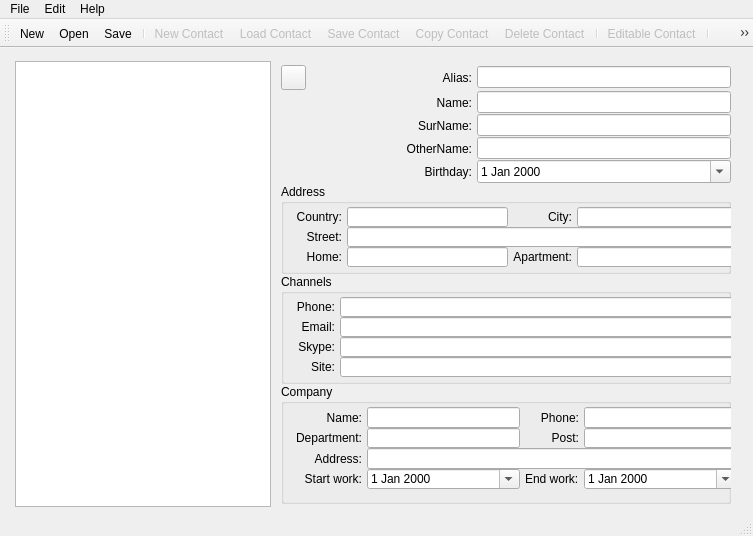
<?xml version="1.0" encoding="UTF-8"?>
<ui version="4.0">
 <class>ContactListView</class>
 <widget class="QMainWindow" name="ContactListView">
  <property name="geometry">
   <rect>
    <x>0</x>
    <y>0</y>
    <width>753</width>
    <height>536</height>
   </rect>
  </property>
  <property name="minimumSize">
   <size>
    <width>753</width>
    <height>536</height>
   </size>
  </property>
  <property name="maximumSize">
   <size>
    <width>753</width>
    <height>536</height>
   </size>
  </property>
  <property name="baseSize">
   <size>
    <width>753</width>
    <height>536</height>
   </size>
  </property>
  <property name="windowTitle">
   <string>Contact List</string>
  </property>
  <property name="windowIcon">
   <iconset resource="res.qrc">
    <normaloff>:/app_pic</normaloff>:/app_pic</iconset>
  </property>
  <widget class="QWidget" name="centralWidget">
   <property name="sizePolicy">
    <sizepolicy hsizetype="Expanding" vsizetype="Expanding">
     <horstretch>0</horstretch>
     <verstretch>0</verstretch>
    </sizepolicy>
   </property>
   <widget class="QWidget" name="horizontalLayoutWidget">
    <property name="geometry">
     <rect>
      <x>10</x>
      <y>10</y>
      <width>731</width>
      <height>452</height>
     </rect>
    </property>
    <layout class="QHBoxLayout" name="hLayoutMain">
     <property name="spacing">
      <number>5</number>
     </property>
     <property name="sizeConstraint">
      <enum>QLayout::SetMaximumSize</enum>
     </property>
     <property name="leftMargin">
      <number>5</number>
     </property>
     <property name="topMargin">
      <number>3</number>
     </property>
     <property name="rightMargin">
      <number>5</number>
     </property>
     <property name="bottomMargin">
      <number>3</number>
     </property>
     <item>
      <widget class="QListWidget" name="lwContactList">
       <property name="sizePolicy">
        <sizepolicy hsizetype="Fixed" vsizetype="Expanding">
         <horstretch>0</horstretch>
         <verstretch>0</verstretch>
        </sizepolicy>
       </property>
      </widget>
     </item>
     <item>
      <layout class="QGridLayout" name="gLayContact">
       <property name="leftMargin">
        <number>5</number>
       </property>
       <property name="topMargin">
        <number>3</number>
       </property>
       <property name="rightMargin">
        <number>5</number>
       </property>
       <property name="bottomMargin">
        <number>3</number>
       </property>
       <property name="horizontalSpacing">
        <number>5</number>
       </property>
       <property name="verticalSpacing">
        <number>0</number>
       </property>
       <item row="5" column="0" colspan="3">
        <widget class="QGroupBox" name="gbAddress">
         <property name="minimumSize">
          <size>
           <width>0</width>
           <height>90</height>
          </size>
         </property>
         <property name="title">
          <string>Address</string>
         </property>
         <property name="checkable">
          <bool>false</bool>
         </property>
         <widget class="QWidget" name="gridLayoutWidget">
          <property name="geometry">
           <rect>
            <x>10</x>
            <y>20</y>
            <width>451</width>
            <height>66</height>
           </rect>
          </property>
          <layout class="QGridLayout" name="gLayAddress">
           <property name="leftMargin">
            <number>5</number>
           </property>
           <property name="topMargin">
            <number>3</number>
           </property>
           <property name="rightMargin">
            <number>5</number>
           </property>
           <property name="bottomMargin">
            <number>3</number>
           </property>
           <property name="horizontalSpacing">
            <number>5</number>
           </property>
           <property name="verticalSpacing">
            <number>0</number>
           </property>
           <item row="2" column="2">
            <widget class="QLabel" name="lbApartment">
             <property name="text">
              <string>Apartment:</string>
             </property>
             <property name="alignment">
              <set>Qt::AlignRight|Qt::AlignTrailing|Qt::AlignVCenter</set>
             </property>
            </widget>
           </item>
           <item row="2" column="0">
            <widget class="QLabel" name="lbHome">
             <property name="text">
              <string>Home:</string>
             </property>
             <property name="alignment">
              <set>Qt::AlignRight|Qt::AlignTrailing|Qt::AlignVCenter</set>
             </property>
            </widget>
           </item>
           <item row="0" column="3">
            <widget class="QLineEdit" name="leCity"/>
           </item>
           <item row="0" column="0">
            <widget class="QLabel" name="lbCountry">
             <property name="text">
              <string>Country:</string>
             </property>
             <property name="alignment">
              <set>Qt::AlignRight|Qt::AlignTrailing|Qt::AlignVCenter</set>
             </property>
            </widget>
           </item>
           <item row="2" column="1">
            <widget class="QLineEdit" name="leHome"/>
           </item>
           <item row="1" column="0">
            <widget class="QLabel" name="lbStreet">
             <property name="text">
              <string>Street:</string>
             </property>
             <property name="alignment">
              <set>Qt::AlignRight|Qt::AlignTrailing|Qt::AlignVCenter</set>
             </property>
            </widget>
           </item>
           <item row="2" column="3">
            <widget class="QLineEdit" name="leApartment"/>
           </item>
           <item row="1" column="1" colspan="3">
            <widget class="QLineEdit" name="leStreet"/>
           </item>
           <item row="0" column="2">
            <widget class="QLabel" name="lbCity">
             <property name="text">
              <string>City:</string>
             </property>
             <property name="alignment">
              <set>Qt::AlignRight|Qt::AlignTrailing|Qt::AlignVCenter</set>
             </property>
            </widget>
           </item>
           <item row="0" column="1">
            <widget class="QLineEdit" name="leCountry"/>
           </item>
          </layout>
         </widget>
        </widget>
       </item>
       <item row="0" column="1">
        <widget class="QLabel" name="lbAlias">
         <property name="text">
          <string>Alias:</string>
         </property>
         <property name="alignment">
          <set>Qt::AlignRight|Qt::AlignTrailing|Qt::AlignVCenter</set>
         </property>
        </widget>
       </item>
       <item row="0" column="0" rowspan="5">
        <widget class="QLabel" name="lbUserPic">
         <property name="sizePolicy">
          <sizepolicy hsizetype="Fixed" vsizetype="Fixed">
           <horstretch>0</horstretch>
           <verstretch>0</verstretch>
          </sizepolicy>
         </property>
         <property name="minimumSize">
          <size>
           <width>120</width>
           <height>120</height>
          </size>
         </property>
         <property name="maximumSize">
          <size>
           <width>120</width>
           <height>120</height>
          </size>
         </property>
         <property name="pixmap">
          <pixmap resource="res.qrc">:/logo</pixmap>
         </property>
         <property name="scaledContents">
          <bool>true</bool>
         </property>
         <property name="alignment">
          <set>Qt::AlignLeading|Qt::AlignLeft|Qt::AlignTop</set>
         </property>
        </widget>
       </item>
       <item row="0" column="0">
        <widget class="QPushButton" name="pbEditUserPic">
         <property name="sizePolicy">
          <sizepolicy hsizetype="Fixed" vsizetype="Fixed">
           <horstretch>0</horstretch>
           <verstretch>0</verstretch>
          </sizepolicy>
         </property>
         <property name="minimumSize">
          <size>
           <width>25</width>
           <height>25</height>
          </size>
         </property>
         <property name="maximumSize">
          <size>
           <width>25</width>
           <height>25</height>
          </size>
         </property>
         <property name="text">
          <string/>
         </property>
         <property name="icon">
          <iconset resource="res.qrc">
           <normaloff>:/editContact</normaloff>:/editContact</iconset>
         </property>
        </widget>
       </item>
       <item row="1" column="2">
        <widget class="QLineEdit" name="leName">
         <property name="maxLength">
          <number>100</number>
         </property>
        </widget>
       </item>
       <item row="1" column="1">
        <widget class="QLabel" name="lbName">
         <property name="text">
          <string>Name:</string>
         </property>
         <property name="alignment">
          <set>Qt::AlignRight|Qt::AlignTrailing|Qt::AlignVCenter</set>
         </property>
        </widget>
       </item>
       <item row="4" column="2">
        <widget class="QDateEdit" name="deBirthday">
         <property name="calendarPopup">
          <bool>true</bool>
         </property>
         <property name="currentSectionIndex">
          <number>0</number>
         </property>
        </widget>
       </item>
       <item row="2" column="2">
        <widget class="QLineEdit" name="leSurName">
         <property name="maxLength">
          <number>100</number>
         </property>
        </widget>
       </item>
       <item row="6" column="0" colspan="3">
        <widget class="QGroupBox" name="gbChannels">
         <property name="minimumSize">
          <size>
           <width>0</width>
           <height>110</height>
          </size>
         </property>
         <property name="title">
          <string>Channels</string>
         </property>
         <property name="checkable">
          <bool>false</bool>
         </property>
         <widget class="QWidget" name="gridLayoutWidget_3">
          <property name="geometry">
           <rect>
            <x>10</x>
            <y>20</y>
            <width>451</width>
            <height>86</height>
           </rect>
          </property>
          <layout class="QGridLayout" name="gLayChannels">
           <property name="leftMargin">
            <number>5</number>
           </property>
           <property name="topMargin">
            <number>3</number>
           </property>
           <property name="rightMargin">
            <number>5</number>
           </property>
           <property name="bottomMargin">
            <number>3</number>
           </property>
           <property name="horizontalSpacing">
            <number>5</number>
           </property>
           <property name="verticalSpacing">
            <number>0</number>
           </property>
           <item row="1" column="0">
            <widget class="QLabel" name="lbEmail">
             <property name="text">
              <string>Email:</string>
             </property>
             <property name="alignment">
              <set>Qt::AlignRight|Qt::AlignTrailing|Qt::AlignVCenter</set>
             </property>
            </widget>
           </item>
           <item row="1" column="1">
            <widget class="QLineEdit" name="leEmail"/>
           </item>
           <item row="0" column="0">
            <widget class="QLabel" name="lbPhone">
             <property name="text">
              <string>Phone:</string>
             </property>
             <property name="alignment">
              <set>Qt::AlignRight|Qt::AlignTrailing|Qt::AlignVCenter</set>
             </property>
            </widget>
           </item>
           <item row="0" column="1">
            <widget class="QLineEdit" name="lePhone"/>
           </item>
           <item row="2" column="1">
            <widget class="QLineEdit" name="leSkype"/>
           </item>
           <item row="2" column="0">
            <widget class="QLabel" name="lbSkype">
             <property name="text">
              <string>Skype:</string>
             </property>
             <property name="alignment">
              <set>Qt::AlignRight|Qt::AlignTrailing|Qt::AlignVCenter</set>
             </property>
            </widget>
           </item>
           <item row="3" column="0">
            <widget class="QLabel" name="lbSite">
             <property name="text">
              <string>Site:</string>
             </property>
             <property name="alignment">
              <set>Qt::AlignRight|Qt::AlignTrailing|Qt::AlignVCenter</set>
             </property>
            </widget>
           </item>
           <item row="3" column="1">
            <widget class="QLineEdit" name="leSite"/>
           </item>
          </layout>
         </widget>
        </widget>
       </item>
       <item row="3" column="1">
        <widget class="QLabel" name="lbOtherName">
         <property name="text">
          <string>OtherName:</string>
         </property>
         <property name="alignment">
          <set>Qt::AlignRight|Qt::AlignTrailing|Qt::AlignVCenter</set>
         </property>
        </widget>
       </item>
       <item row="0" column="2">
        <widget class="QLineEdit" name="leAlias">
         <property name="maxLength">
          <number>150</number>
         </property>
        </widget>
       </item>
       <item row="9" column="0" colspan="3">
        <spacer name="verticalSpacer">
         <property name="orientation">
          <enum>Qt::Vertical</enum>
         </property>
         <property name="sizeHint" stdset="0">
          <size>
           <width>20</width>
           <height>40</height>
          </size>
         </property>
        </spacer>
       </item>
       <item row="3" column="2">
        <widget class="QLineEdit" name="leOtherName">
         <property name="maxLength">
          <number>100</number>
         </property>
        </widget>
       </item>
       <item row="2" column="1">
        <widget class="QLabel" name="lbSurName">
         <property name="text">
          <string>SurName:</string>
         </property>
         <property name="alignment">
          <set>Qt::AlignRight|Qt::AlignTrailing|Qt::AlignVCenter</set>
         </property>
        </widget>
       </item>
       <item row="4" column="1">
        <widget class="QLabel" name="lbBirthday">
         <property name="text">
          <string>Birthday:</string>
         </property>
         <property name="alignment">
          <set>Qt::AlignRight|Qt::AlignTrailing|Qt::AlignVCenter</set>
         </property>
        </widget>
       </item>
       <item row="7" column="0" colspan="3">
        <widget class="QGroupBox" name="gbCompany">
         <property name="minimumSize">
          <size>
           <width>0</width>
           <height>120</height>
          </size>
         </property>
         <property name="title">
          <string>Company</string>
         </property>
         <property name="checkable">
          <bool>false</bool>
         </property>
         <widget class="QWidget" name="gridLayoutWidget_2">
          <property name="geometry">
           <rect>
            <x>10</x>
            <y>20</y>
            <width>451</width>
            <height>88</height>
           </rect>
          </property>
          <layout class="QGridLayout" name="gLayCompany">
           <property name="leftMargin">
            <number>5</number>
           </property>
           <property name="topMargin">
            <number>3</number>
           </property>
           <property name="rightMargin">
            <number>5</number>
           </property>
           <property name="bottomMargin">
            <number>3</number>
           </property>
           <property name="horizontalSpacing">
            <number>5</number>
           </property>
           <property name="verticalSpacing">
            <number>0</number>
           </property>
           <item row="1" column="0">
            <widget class="QLabel" name="lbDapartment">
             <property name="text">
              <string>Department:</string>
             </property>
             <property name="alignment">
              <set>Qt::AlignRight|Qt::AlignTrailing|Qt::AlignVCenter</set>
             </property>
            </widget>
           </item>
           <item row="0" column="0">
            <widget class="QLabel" name="lbNameCompany">
             <property name="text">
              <string>Name:</string>
             </property>
             <property name="alignment">
              <set>Qt::AlignRight|Qt::AlignTrailing|Qt::AlignVCenter</set>
             </property>
            </widget>
           </item>
           <item row="1" column="1">
            <widget class="QLineEdit" name="leDepartment"/>
           </item>
           <item row="1" column="2">
            <widget class="QLabel" name="lbPost">
             <property name="text">
              <string>Post:</string>
             </property>
             <property name="alignment">
              <set>Qt::AlignRight|Qt::AlignTrailing|Qt::AlignVCenter</set>
             </property>
            </widget>
           </item>
           <item row="1" column="3">
            <widget class="QLineEdit" name="lePost"/>
           </item>
           <item row="0" column="1">
            <widget class="QLineEdit" name="leNameCompany"/>
           </item>
           <item row="2" column="0">
            <widget class="QLabel" name="lbAddressCompany">
             <property name="text">
              <string>Address:</string>
             </property>
             <property name="alignment">
              <set>Qt::AlignRight|Qt::AlignTrailing|Qt::AlignVCenter</set>
             </property>
            </widget>
           </item>
           <item row="0" column="2">
            <widget class="QLabel" name="lbPhoneCompany">
             <property name="text">
              <string>Phone:</string>
             </property>
             <property name="alignment">
              <set>Qt::AlignRight|Qt::AlignTrailing|Qt::AlignVCenter</set>
             </property>
            </widget>
           </item>
           <item row="0" column="3">
            <widget class="QLineEdit" name="lePhoneCompany"/>
           </item>
           <item row="3" column="0">
            <widget class="QLabel" name="lbStartWork">
             <property name="text">
              <string>Start work:</string>
             </property>
             <property name="alignment">
              <set>Qt::AlignRight|Qt::AlignTrailing|Qt::AlignVCenter</set>
             </property>
            </widget>
           </item>
           <item row="2" column="1" colspan="3">
            <widget class="QLineEdit" name="leAddressCompany"/>
           </item>
           <item row="3" column="2">
            <widget class="QLabel" name="lbEndWork">
             <property name="text">
              <string>End work:</string>
             </property>
            </widget>
           </item>
           <item row="3" column="3">
            <widget class="QDateEdit" name="deEndWork">
             <property name="calendarPopup">
              <bool>true</bool>
             </property>
            </widget>
           </item>
           <item row="3" column="1">
            <widget class="QDateEdit" name="deStartWork">
             <property name="calendarPopup">
              <bool>true</bool>
             </property>
            </widget>
           </item>
          </layout>
         </widget>
        </widget>
       </item>
      </layout>
     </item>
    </layout>
   </widget>
  </widget>
  <widget class="QMenuBar" name="menuBar">
   <property name="enabled">
    <bool>true</bool>
   </property>
   <property name="geometry">
    <rect>
     <x>0</x>
     <y>0</y>
     <width>753</width>
     <height>21</height>
    </rect>
   </property>
   <property name="defaultUp">
    <bool>false</bool>
   </property>
   <property name="nativeMenuBar">
    <bool>true</bool>
   </property>
   <widget class="QMenu" name="menuFile">
    <property name="title">
     <string>File</string>
    </property>
    <addaction name="actionNew"/>
    <addaction name="actionOpen"/>
    <addaction name="actionSave"/>
    <addaction name="actionSave_as"/>
    <addaction name="separator"/>
    <addaction name="actionExit"/>
   </widget>
   <widget class="QMenu" name="menuEdit">
    <property name="title">
     <string>Edit</string>
    </property>
    <addaction name="actionEditable"/>
    <addaction name="separator"/>
    <addaction name="actionNew_Contact"/>
    <addaction name="actionLoad_Contact"/>
    <addaction name="actionSave_Contact"/>
    <addaction name="actionCopy_Contact"/>
    <addaction name="actionDelete_Contact"/>
    <addaction name="separator"/>
    <addaction name="actionSettings"/>
   </widget>
   <widget class="QMenu" name="menuHelp">
    <property name="title">
     <string>Help</string>
    </property>
    <addaction name="actionAbout"/>
   </widget>
   <addaction name="menuFile"/>
   <addaction name="menuEdit"/>
   <addaction name="menuHelp"/>
  </widget>
  <widget class="QToolBar" name="mainToolBar">
   <property name="sizePolicy">
    <sizepolicy hsizetype="Preferred" vsizetype="Fixed">
     <horstretch>0</horstretch>
     <verstretch>0</verstretch>
    </sizepolicy>
   </property>
   <property name="minimumSize">
    <size>
     <width>0</width>
     <height>0</height>
    </size>
   </property>
   <property name="baseSize">
    <size>
     <width>0</width>
     <height>0</height>
    </size>
   </property>
   <property name="movable">
    <bool>true</bool>
   </property>
   <property name="allowedAreas">
    <set>Qt::LeftToolBarArea|Qt::TopToolBarArea</set>
   </property>
   <property name="floatable">
    <bool>false</bool>
   </property>
   <attribute name="toolBarArea">
    <enum>TopToolBarArea</enum>
   </attribute>
   <attribute name="toolBarBreak">
    <bool>false</bool>
   </attribute>
   <addaction name="actionNew"/>
   <addaction name="actionOpen"/>
   <addaction name="actionSave"/>
   <addaction name="separator"/>
   <addaction name="actionNew_Contact"/>
   <addaction name="actionLoad_Contact"/>
   <addaction name="actionSave_Contact"/>
   <addaction name="actionCopy_Contact"/>
   <addaction name="actionDelete_Contact"/>
   <addaction name="separator"/>
   <addaction name="actionEditable"/>
   <addaction name="separator"/>
   <addaction name="actionSettings"/>
   <addaction name="actionAbout"/>
  </widget>
  <widget class="QStatusBar" name="statusBar"/>
  <action name="actionAbout">
   <property name="icon">
    <iconset resource="res.qrc">
     <normaloff>:/about</normaloff>:/about</iconset>
   </property>
   <property name="text">
    <string>About</string>
   </property>
   <property name="shortcut">
    <string>F1</string>
   </property>
   <property name="menuRole">
    <enum>QAction::TextHeuristicRole</enum>
   </property>
   <property name="iconVisibleInMenu">
    <bool>false</bool>
   </property>
  </action>
  <action name="actionNew">
   <property name="icon">
    <iconset resource="res.qrc">
     <normaloff>:/newContactList</normaloff>:/newContactList</iconset>
   </property>
   <property name="text">
    <string>New...</string>
   </property>
   <property name="shortcut">
    <string>Ctrl+N</string>
   </property>
  </action>
  <action name="actionOpen">
   <property name="icon">
    <iconset resource="res.qrc">
     <normaloff>:/loadContactList</normaloff>:/loadContactList</iconset>
   </property>
   <property name="text">
    <string>Open...</string>
   </property>
   <property name="shortcut">
    <string>Ctrl+O</string>
   </property>
  </action>
  <action name="actionSave_as">
   <property name="icon">
    <iconset resource="res.qrc">
     <normaloff>:/save</normaloff>:/save</iconset>
   </property>
   <property name="text">
    <string>Save as...</string>
   </property>
   <property name="shortcut">
    <string>Ctrl+Shift+S</string>
   </property>
  </action>
  <action name="actionEditable">
   <property name="checkable">
    <bool>true</bool>
   </property>
   <property name="checked">
    <bool>false</bool>
   </property>
   <property name="enabled">
    <bool>false</bool>
   </property>
   <property name="icon">
    <iconset resource="res.qrc">
     <normaloff>:/editContact</normaloff>:/editContact</iconset>
   </property>
   <property name="text">
    <string>Editable Contact</string>
   </property>
   <property name="toolTip">
    <string>Editable Contact</string>
   </property>
  </action>
  <action name="actionNew_Contact">
   <property name="enabled">
    <bool>false</bool>
   </property>
   <property name="icon">
    <iconset resource="res.qrc">
     <normaloff>:/newContact</normaloff>:/newContact</iconset>
   </property>
   <property name="text">
    <string>New Contact</string>
   </property>
  </action>
  <action name="actionLoad_Contact">
   <property name="enabled">
    <bool>false</bool>
   </property>
   <property name="icon">
    <iconset resource="res.qrc">
     <normaloff>:/loadContact</normaloff>:/loadContact</iconset>
   </property>
   <property name="text">
    <string>Load Contact</string>
   </property>
  </action>
  <action name="actionSave_Contact">
   <property name="enabled">
    <bool>false</bool>
   </property>
   <property name="icon">
    <iconset resource="res.qrc">
     <normaloff>:/save</normaloff>:/save</iconset>
   </property>
   <property name="text">
    <string>Save Contact</string>
   </property>
  </action>
  <action name="actionDelete_Contact">
   <property name="enabled">
    <bool>false</bool>
   </property>
   <property name="icon">
    <iconset resource="res.qrc">
     <normaloff>:/deleteContact</normaloff>:/deleteContact</iconset>
   </property>
   <property name="text">
    <string>Delete Contact</string>
   </property>
  </action>
  <action name="actionSettings">
   <property name="enabled">
    <bool>true</bool>
   </property>
   <property name="icon">
    <iconset resource="res.qrc">
     <normaloff>:/settings</normaloff>:/settings</iconset>
   </property>
   <property name="text">
    <string>Settings</string>
   </property>
  </action>
  <action name="actionExit">
   <property name="icon">
    <iconset resource="res.qrc">
     <normaloff>:/exit</normaloff>:/exit</iconset>
   </property>
   <property name="text">
    <string>Exit</string>
   </property>
   <property name="shortcut">
    <string>Ctrl+Q</string>
   </property>
  </action>
  <action name="actionSave">
   <property name="icon">
    <iconset resource="res.qrc">
     <normaloff>:/save</normaloff>:/save</iconset>
   </property>
   <property name="text">
    <string>Save</string>
   </property>
   <property name="shortcut">
    <string>Ctrl+S</string>
   </property>
  </action>
  <action name="actionCopy_Contact">
   <property name="enabled">
    <bool>false</bool>
   </property>
   <property name="icon">
    <iconset resource="res.qrc">
     <normaloff>:/copyContact</normaloff>:/copyContact</iconset>
   </property>
   <property name="text">
    <string>Copy Contact</string>
   </property>
   <property name="toolTip">
    <string>Copy Contact</string>
   </property>
  </action>
 </widget>
 <layoutdefault spacing="6" margin="6"/>
 <tabstops>
  <tabstop>lwContactList</tabstop>
  <tabstop>leAlias</tabstop>
  <tabstop>leName</tabstop>
  <tabstop>leSurName</tabstop>
  <tabstop>leOtherName</tabstop>
  <tabstop>deBirthday</tabstop>
  <tabstop>pbEditUserPic</tabstop>
  <tabstop>leCountry</tabstop>
  <tabstop>leCity</tabstop>
  <tabstop>leStreet</tabstop>
  <tabstop>leHome</tabstop>
  <tabstop>leApartment</tabstop>
  <tabstop>lePhone</tabstop>
  <tabstop>leEmail</tabstop>
  <tabstop>leSkype</tabstop>
  <tabstop>leSite</tabstop>
  <tabstop>leNameCompany</tabstop>
  <tabstop>lePhoneCompany</tabstop>
  <tabstop>leDepartment</tabstop>
  <tabstop>lePost</tabstop>
  <tabstop>leAddressCompany</tabstop>
  <tabstop>deStartWork</tabstop>
  <tabstop>deEndWork</tabstop>
 </tabstops>
 <resources>
  <include location="res.qrc"/>
 </resources>
 <connections/>
</ui>
